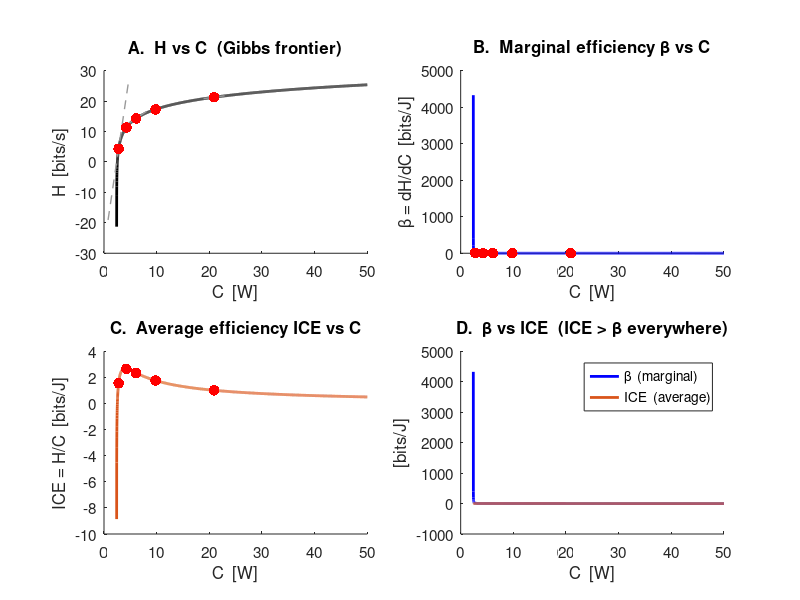

MATLAB code to generate this figure: (Note: this script raises an error after producing the figure.)
%% figure_HC_phase.m — H-C phase diagram on the Gibbs manifold
%
%  Gibbs-optimal frontier under biophysical cost c(r) = 2.4 + 0.37*r [W].
%  All curves are expressed directly in terms of C (no explicit firing rate).
%  Consistent with the formula in the main text (Section 2.5 / result5):
%
%    H(C)   = R0/ln2 * [1 + ln((C-2.4)/0.37)]   [bits/s]
%    beta(C) = dH/dC = R0 / [(ln2)(C-2.4)]       [bits/J]
%    ICE(C)  = H(C) / C                           [bits/J]
%
%  Free parameter: R0 (observation rate [Hz])

clear; clc; close all;

%% ======================================================================
%% Parameter
%% ======================================================================
R0    = 3;                          % observation rate [Hz]

%% ======================================================================
%% Cost axis  (C > 2.4 W, baseline excluded)
%% ======================================================================
C_vec = 2.401 : 0.01 : 50;         % cost [W]

%% ======================================================================
%% Gibbs-optimal frontier (no firing-rate variable needed)
%% ======================================================================
Hdot = (R0 / log(2)) .* (1 + log((C_vec - 2.4) / 0.37));   % bits/s
beta = R0 ./ (log(2) .* (C_vec - 2.4));                      % bits/J
ICE  = Hdot ./ C_vec;                                         % bits/J

%% ======================================================================
%% Reference points (C values only; r = (C-2.4)/0.37 not needed)
%% ======================================================================
C_marks    = 2.4 + 0.37 * [1, 5, 10, 20, 50];   % selected cost levels [W]
H_marks    = (R0 / log(2)) .* (1 + log((C_marks - 2.4) / 0.37));
beta_marks = R0 ./ (log(2) .* (C_marks - 2.4));
ICE_marks  = H_marks ./ C_marks;

%% ======================================================================
%% Figure
%% ======================================================================
figure;
set(gcf, 'Color', 'w', 'Position', [100 100 1000 800]);

% ---- Panel A: H vs C ----
subplot(2, 2, 1); hold on;
plot(C_vec, Hdot, 'k-', 'LineWidth', 2);
% Tangent lines (slope = beta) at selected C
for i = [1, 3, 5]
    C0 = C_marks(i);  H0 = H_marks(i);  s = beta_marks(i);
    C_tan = C0 + [-2, 2];
    H_tan = H0 + s * (C_tan - C0);
    plot(C_tan, H_tan, '--', 'Color', [0.6 0.6 0.6], 'LineWidth', 1);
end
scatter(C_marks, H_marks, 60, 'r', 'filled');
xlabel('C  [W]',       'FontSize', 13);
ylabel('H  [bits/s]',  'FontSize', 13);
title('A.  H vs C  (Gibbs frontier)', 'FontSize', 13, 'FontWeight', 'bold');
set(gca, 'FontSize', 11);

% ---- Panel B: beta vs C ----
subplot(2, 2, 2); hold on;
plot(C_vec, beta, 'b-', 'LineWidth', 2);
scatter(C_marks, beta_marks, 60, 'r', 'filled');
xlabel('C  [W]',                    'FontSize', 13);
ylabel('\beta = dH/dC  [bits/J]',   'FontSize', 13);
title('B.  Marginal efficiency \beta vs C', 'FontSize', 13, 'FontWeight', 'bold');
set(gca, 'FontSize', 11);

% ---- Panel C: ICE vs C ----
subplot(2, 2, 3); hold on;
plot(C_vec, ICE, '-', 'Color', [0.85 0.33 0.1], 'LineWidth', 2);
scatter(C_marks, ICE_marks, 60, 'r', 'filled');
xlabel('C  [W]',               'FontSize', 13);
ylabel('ICE = H/C  [bits/J]',  'FontSize', 13);
title('C.  Average efficiency ICE vs C', 'FontSize', 13, 'FontWeight', 'bold');
set(gca, 'FontSize', 11);

% ---- Panel D: beta and ICE together ----
subplot(2, 2, 4); hold on;
plot(C_vec, beta, 'b-',  'LineWidth', 2);
plot(C_vec, ICE,  '-',   'Color', [0.85 0.33 0.1], 'LineWidth', 2);
xlabel('C  [W]',     'FontSize', 13);
ylabel('[bits/J]',   'FontSize', 13);
title('D.  \beta vs ICE  (ICE > \beta everywhere)', 'FontSize', 13, 'FontWeight', 'bold');
legend({'\beta  (marginal)', 'ICE  (average)'}, 'Location', 'northeast', 'FontSize', 10);
set(gca, 'FontSize', 11);

sgtitle(sprintf('H–C Phase Diagram  (R_0 = %d Hz)', R0), ...
    'FontSize', 15, 'FontWeight', 'bold');

%% ======================================================================
%% Print key values
%% ======================================================================
fprintf('\n  C [W]     H [bits/s]   beta [bits/J]   ICE [bits/J]\n');
fprintf('  ------    ----------   -------------   ------------\n');
for i = 1:length(C_marks)
    fprintf('  %6.2f    %10.2f   %10.4f      %10.4f\n', ...
        C_marks(i), H_marks(i), beta_marks(i), ICE_marks(i));
end
